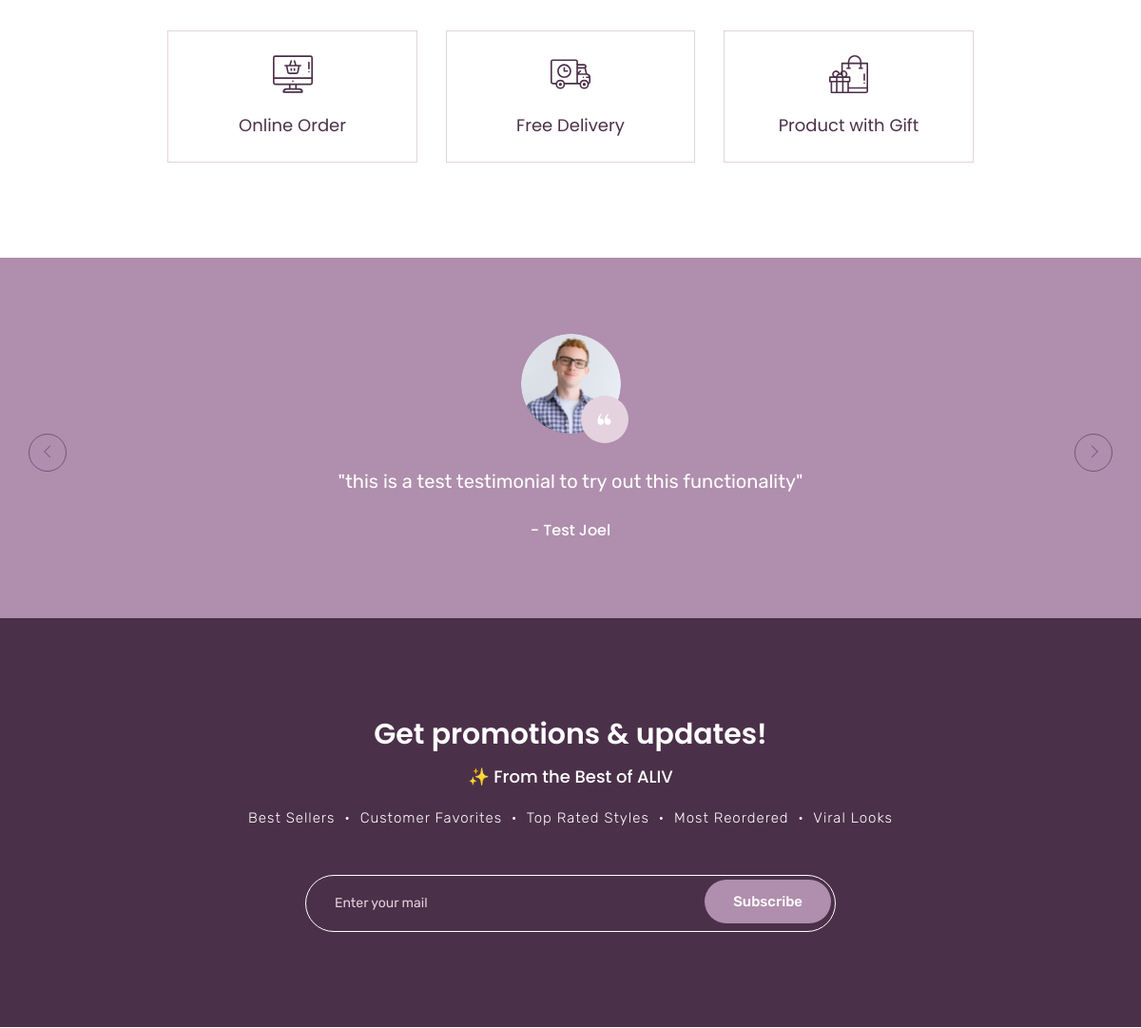
The page /about.html (middle part) on the database as committed earlier.
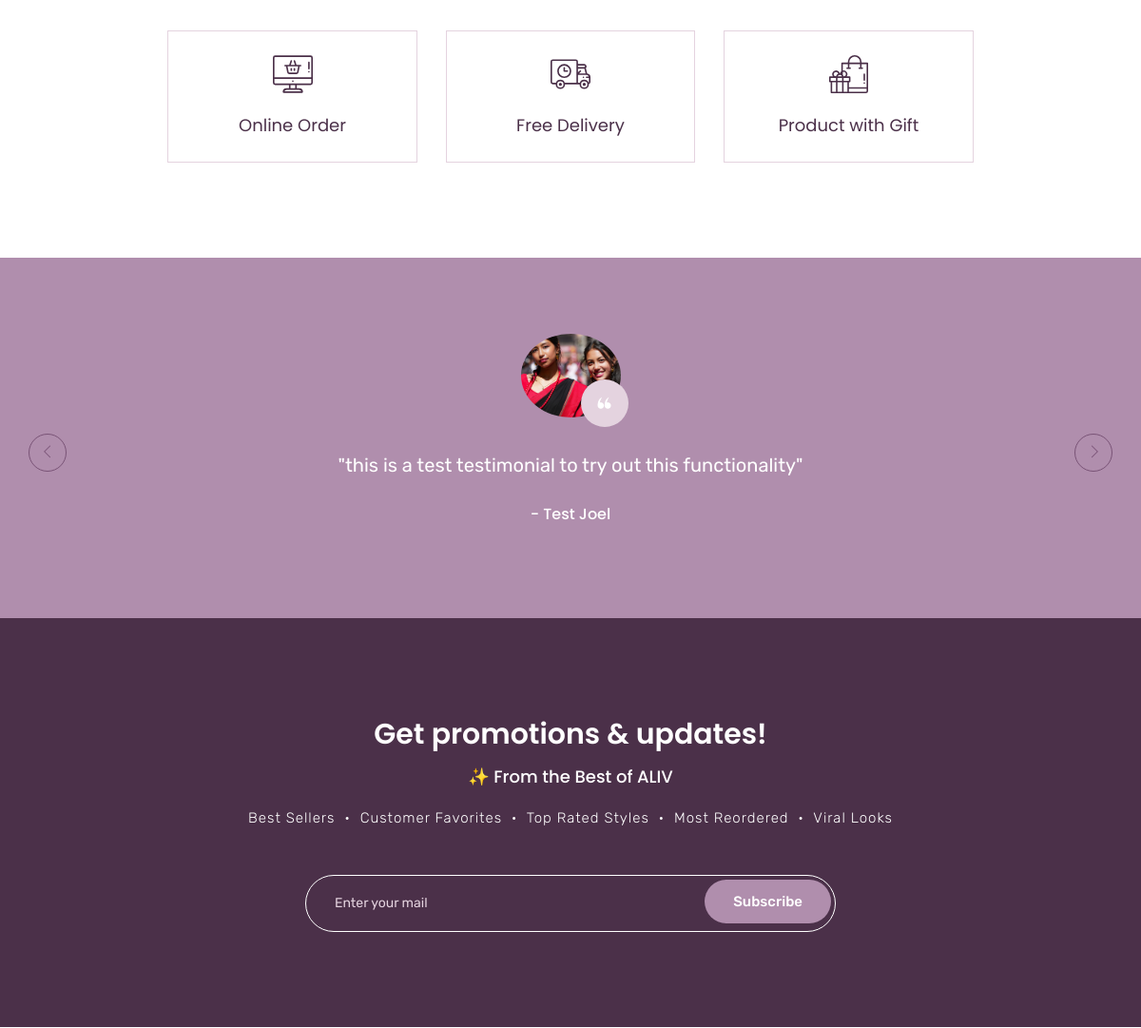
The same page on the database as committed later.
### website/models.py (models this page shows, shortened)
class Testimonial(models.Model):
    name = models.CharField(max_length=100)
    image = models.ImageField(
        upload_to=testimonial_image_path,
        default='default/testimonial_default.jpg'
    )
    remark = models.TextField()

### website/views.py (the view)
# urls.py: path('about.html',views.about, name="about"),
def about(request):
    testimonials = Testimonial.objects.all()
    return render(request, 'about.html', {
        'testimonials': testimonials,
    })

### website/templates/about.html (shortened to what this page needs)
{% extends 'base.html' %}
{% load static %}
{% block content%}
<section class="feature_part section_padding">
    <div class="container">
        <div class="row justify-content-center">
            <div class="col-lg-3 col-sm-6">
                <div class="single_feature_part">
                    <img src="{% static 'website/img/icon/feature_icon_2.svg' %}" alt="#">
                    <h4>Online Order</h4>
                </div>
            </div>
            <div class="col-lg-3 col-sm-6">
                <div class="single_feature_part">
                    <img src="{% static 'website/img/icon/feature_icon_3.svg' %}" alt="#">
                    <h4>Free Delivery</h4>
                </div>
            </div>
            <div class="col-lg-3 col-sm-6">
                <div class="single_feature_part">
                    <img src="{% static 'website/img/icon/feature_icon_4.svg' %}" alt="#">
                    <h4>Product with Gift</h4>
                </div>
            </div>
        </div>
    </div>
</section>
<section class="client_review">
    <div class="container">
        <div class="row justify-content-center">
            <div class="col-lg-8">
                <div class="client_review_slider owl-carousel">
                    {% for testimonial in testimonials %}
                    <div class="single_client_review">
                        <div class="client_img">
                            <img src="{{ testimonial.image.url }}" alt="{{ testimonial.name }}">
                        </div>
                        <p>"{{ testimonial.remark }}"</p>
                        <h5>- {{ testimonial.name }}</h5>
                    </div>
                    {% endfor %}
                </div>
            </div>
        </div>
    </div>
</section>
<section class="subscribe_part section_padding">
    <div class="container">
        <div class="row justify-content-center">
            <div class="col-lg-8">
                <div class="subscribe_part_content">
                    <h2>Get promotions & updates!</h2>
                    <h4 style="color: #fff; margin-bottom: 15px;">✨ From the Best of ALIV</h4>
                    <p style="letter-spacing: 1px; font-weight: 300; margin-bottom: 30px;">Best Sellers
                        &nbsp;&bull;&nbsp; Customer Favorites &nbsp;&bull;&nbsp; Top Rated Styles &nbsp;&bull;&nbsp;
                        Most Reordered &nbsp;&bull;&nbsp; Viral Looks</p>
                    <div class="subscribe_form">
                        <form action="{% url 'subscribe' %}" method="POST">
                            <input type="email" name="email" placeholder="Enter your mail" required>
                            <button type="submit" class="btn_1"
                                style="border: none; cursor: pointer;">Subscribe</button>
                        </form>
                    </div>
                </div>
            </div>
        </div>
    </div>
</section>
{% endblock %}

### website/templates/base.html (shortened to what this page needs)
{% load static %}
<!doctype html>
<html lang="zxx">
<head>
    <link rel="stylesheet" href="{%static 'website/css/bootstrap.min.css'%}">
    <link rel="stylesheet" href="{%static 'website/css/animate.css'%}">
    <link rel="stylesheet" href="{%static 'website/css/owl.carousel.min.css'%}">
    <link rel="stylesheet" href="{%static 'website/css/all.css'%}">
    <link rel="stylesheet" href="{%static 'website/css/flaticon.css'%}">
    <link rel="stylesheet" href="{%static 'website/css/themify-icons.css'%}">
    <link rel="stylesheet" href="{%static 'website/css/magnific-popup.css'%}">
    <link rel="stylesheet" href="{%static 'website/css/slick.css'%}">
    <link rel="stylesheet" href="{%static 'website/css/style.css'%}">
</head>
<body>
    {% block content%}
    {% endblock %}
</body>
</html>

Rows that differ between the two databases and show on the page:
changed Testimonial "this is a test testimonial to try out this functionality": image: a different picture
